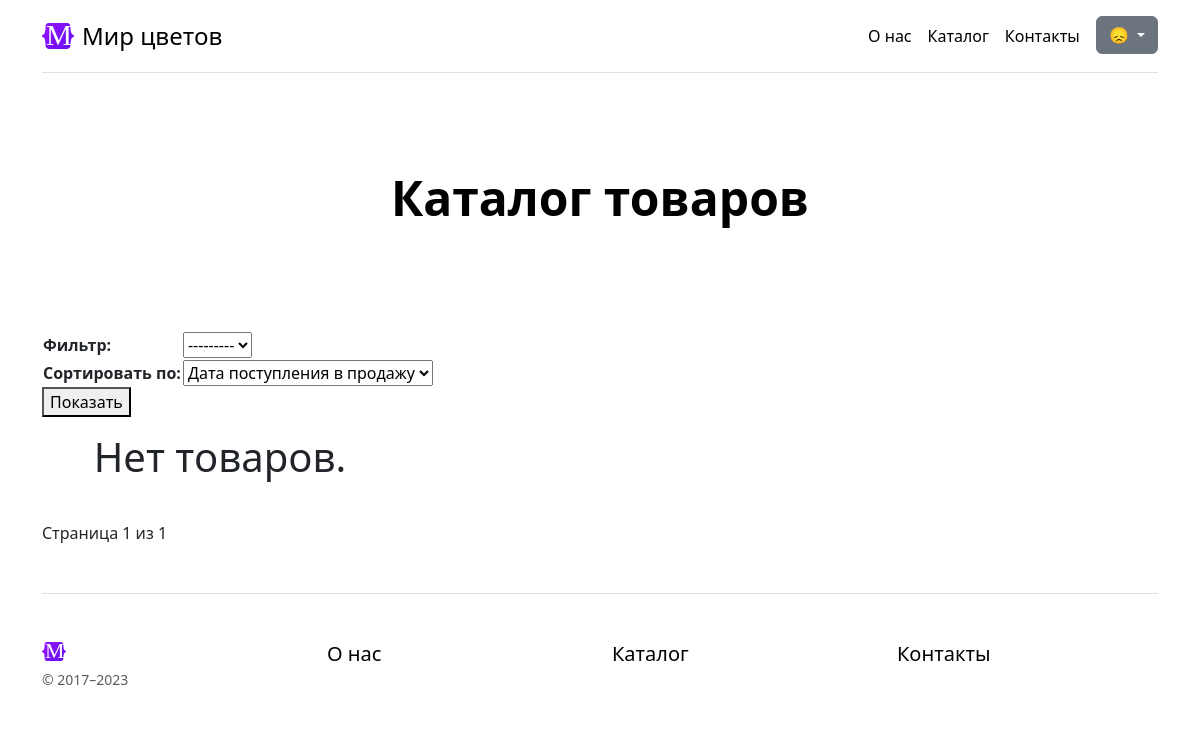
Page /goods/ on the earlier database version.
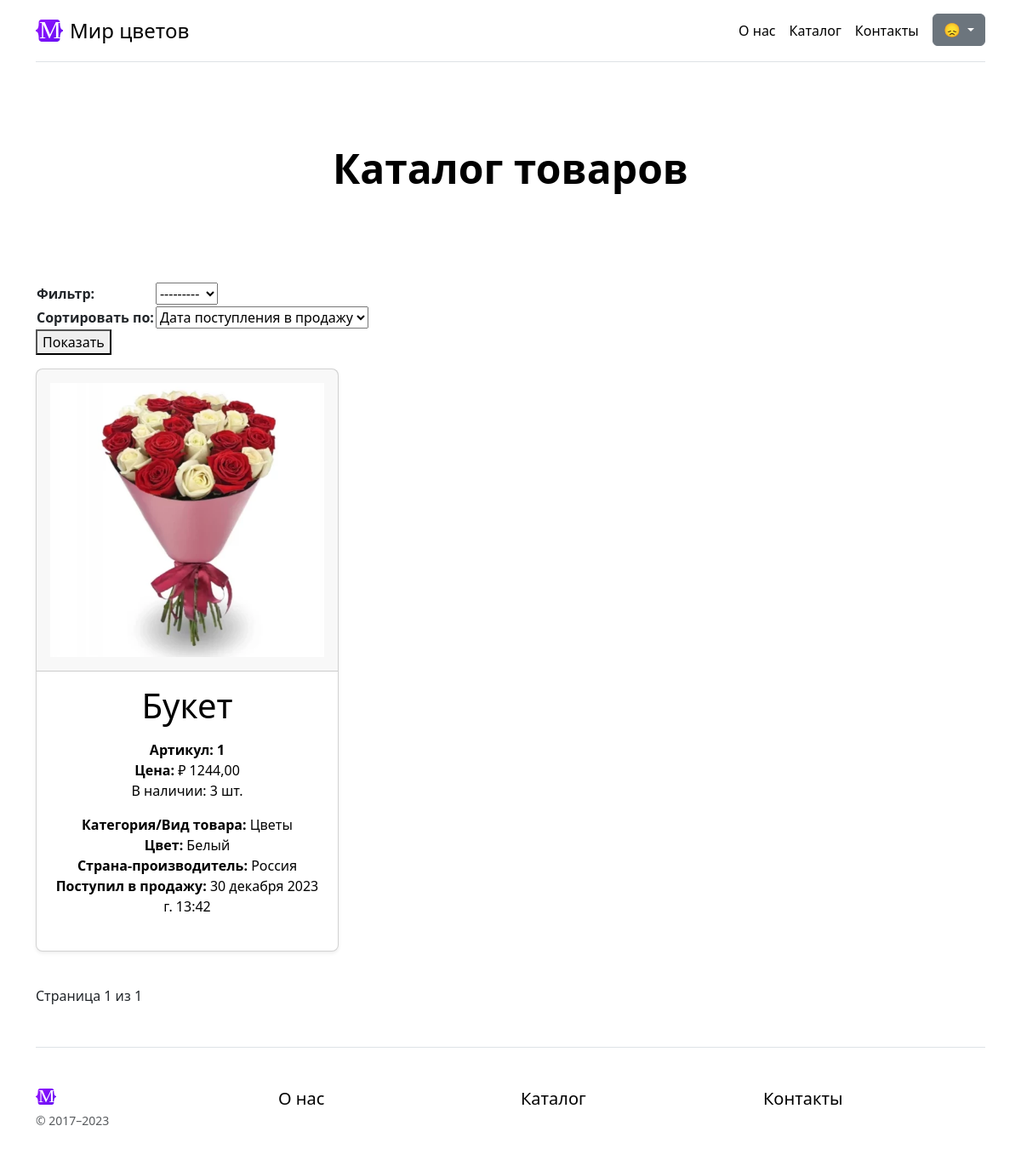
Same page on the later database version.
### goods/models.py (models this page shows)
class Goods(NameMixin, models.Model):
    objects = models.Manager() # По умолчанию. Нужен для админки.
    in_stock = GoodsManager()
    added = models.DateTimeField(auto_now_add=True,
                                 verbose_name="Дата добавления")
    photo = models.ImageField(verbose_name="Фото")
    price = models.DecimalField(max_digits=10,
                                decimal_places=2,
                                verbose_name="Цена")
    origin = models.ForeignKey(
        "Country",
        on_delete=models.CASCADE,
        verbose_name="Страна-производитель",
    )
    color = models.ForeignKey(
        "Color",
        on_delete=models.CASCADE,
        verbose_name="Цвет",
    )
    category = models.ForeignKey(
        "Category",
        on_delete=models.CASCADE,
        verbose_name="Категория / Вид товара",
    )
    stock = models.PositiveIntegerField(default=0, null=False, blank=False, verbose_name="Остаток товара")
    def get_absolute_url(self):
        return reverse('goods-detail', kwargs={"pk": self.id})
    class Meta:
        verbose_name = "Товар"
        verbose_name_plural = "Товары"

class Category(NameMixin, models.Model):
    class Meta:
        verbose_name = "Категория/Вид товара"
        verbose_name_plural = "Категории/Виды товаров"

class Color(NameMixin, models.Model):
    class Meta:
        verbose_name = "Цвет"
        verbose_name_plural = "Цвета"

class Country(NameMixin, models.Model):
    class Meta:
        verbose_name = "Страна"
        verbose_name_plural = "Страны"

### goods/views.py (the view)
# urls.py: path("goods/", GoodsListView.as_view(), name="goods-list"),
class GoodsListView(ListView):
    model = Goods
    paginate_by = 5
    def get_queryset(self):
        category = self.request.GET.get("category")
        order_by = self.request.GET.get("order_by")
        queryset = Goods.in_stock.all()
        if order_by and order_by != "--":
            if order_by == 'price' or order_by == 'added':
                queryset = queryset.order_by("-" + order_by)
            else:
                assert (order_by == 'category' or order_by == 'origin')
                queryset = queryset.order_by(order_by + "__name")
        if category:
            queryset = queryset.filter(category_id=category)
        return queryset
    def get_context_data(self, **kwargs):
        context_data = super().get_context_data(**kwargs)
        if self.request.GET:
            context_data["sort_filter_form"] = GoodsSortFilterForm(self.request.GET)
        else:
            context_data["sort_filter_form"] = GoodsSortFilterForm()
        return context_data

### goods/forms.py
class GoodsSortFilterForm(forms.ModelForm):
    def __init__(self, *args, **kwargs):
        super().__init__(*args, **kwargs)
        self.fields['category'].required = False
    order_by = forms.ChoiceField(choices=get_choices, label="Сортировать по", required=False)
    class Meta:
        model = Goods
        fields = ["category", ]
        labels = {
            "category": "Фильтр"
        }

### general/models.py (called while the page is built)
    def __str__(self):
        return self.name

### goods/forms.py (called while the page is built)
def get_choices():
    choices = [(k, v) for k, v in CHOICES_DICT.items()]
    return choices

### goods/models.py (called while the page is built)
    def get_queryset(self):
        return super().get_queryset().filter(stock__gte=1).order_by("-added")

### goods/templates/goods/goods_list.html (shortened to what this page needs)
{% extends 'general/parts/base.html' %}
{% load static %}
{% block content %}
<main>
    {% include 'general/parts/h.html' with h='Каталог товаров' %}
    <div class="mb-3">
        <form action="{% url 'goods-list' %}">
            <table>
                {{ sort_filter_form.as_table }}
            </table>
            <button>Показать</button>
        </form>
    </div>
    <div class="row row-cols-1 row-cols-md-3 mb-3 text-center">
        {% for object in page_obj %}
        <div class="col">
            <div class="card mb-4 rounded-3 shadow-sm">
                <a class="n-text-decoration-none" href="{{ object.get_absolute_url }}">
                    <div class="card-header py-3">
                        <h4 class="my-0 fw-normal"><img class="w-100" src="{{ object.photo.url }}"
                                                        alt="{{ object.name }}"/></h4>
                    </div>
                    <div class="card-body">
                        <h1 class="card-title pricing-card-title">{{ object.name }}</h1>
                        <ul class="list-unstyled mt-3 mb-4">
                            <li class="card-text fw-bold"><span>Артикул: </span>{{ object.id }}</li>
                            <li><span class="fw-bold">Цена: </span>&#8381; {{ object.price }}</li>
                            <li class="mb-3"><span>В наличии: </span>{{ object.stock }} шт.</li>
                            <li><span class="fw-bold">Категория/Вид товара: </span>{{ object.category }}</li>
                            <li><span class="fw-bold">Цвет: </span>{{ object.color }}</li>
                            <li><span class="fw-bold">Страна-производитель: </span>{{ object.origin }}</li>
                            <li><span class="fw-bold">Поступил в продажу: </span>{{ object.added }}</li>
                        </ul>
                    </div>
                </a>
            </div>
        </div>
        {% empty %}
        <div class="display-6 text-center mb-4">Нет товаров.</div>
        {% endfor %}
    </div>
    {% include 'general/parts/pagination.html' %}
</main>
{% endblock %}

### general/templates/general/parts/base.html (shortened to what this page needs)
{% load static %}
{% include 'general/parts/header.html' %}
{% block content %}
{% endblock %}
{% include 'general/parts/footer.html' %}
{% include 'general/parts/close_body.html' %}

### general/templates/general/parts/header.html (shortened to what this page needs)
{% load static %}
<!doctype html>
<html lang="en" data-bs-theme="auto">
<head>
    <link rel="stylesheet" href="https://cdn.jsdelivr.net/npm/@docsearch/css@3">
    <link href="{% static 'general/css/bootstrap.min.css' %}" rel="stylesheet">
    <link href="{% static 'general/css/style.css' %}" rel="stylesheet">
    <link href="{% static 'general/css/sign-in.css' %}" rel="stylesheet">
</head>
<body>
<div class="container py-3">
    <header>
        <div class="d-flex flex-column flex-md-row align-items-center pb-3 mb-4 border-bottom">
            <a href="/" class="d-flex align-items-center link-body-emphasis text-decoration-none">
                <img id="home-logo" class="home-logo me-2" src="{% static 'companies/img/logo.svg' %}" alt="лого">
                <span class="fs-4">Мир цветов</span>
            </a>
            <nav class="d-inline-flex mt-2 mt-md-0 ms-md-auto">
                <a class="me-3 py-2 link-body-emphasis text-decoration-none" href="{% url 'about' %}">О нас</a>
                <a class="me-3 py-2 link-body-emphasis text-decoration-none" href="{% url 'goods-list' %}">Каталог</a>
                <a class="me-3 py-2 link-body-emphasis text-decoration-none" href="{% url 'contacts' %}">Контакты</a>
                <div class="dropdown">
                    <button class="btn btn-secondary dropdown-toggle" type="button" data-bs-toggle="dropdown"
                            aria-expanded="false" style="{width: 3em}">
                        {% if user.is_authenticated %}&#128522;{% else %}&#128542;{% endif %}
                    </button>
                </div>
            </nav>
        </div>
    </header>

### general/templates/general/parts/h.html
{% load static %}
<div class="px-4 py-5 my-5 text-center">
    <h1 class="display-5 fw-bold text-body-emphasis">{{ h }}</h1>
</div>

### general/templates/general/parts/pagination.html (shortened to what this page needs)
<nav class="pagination">
    <span class="step-links">
        <span class="current">
            Страница {{ page_obj.number }} из {{ page_obj.paginator.num_pages }}
        </span>
    </span>
</nav>

### general/templates/general/parts/footer.html (shortened to what this page needs)
{% load static %}
<footer class="pt-4 my-md-5 pt-md-5 border-top">
    <div class="row">
        <div class="col-12 col-md">
            <img class="mb-2" src="{% static 'companies/img/logo.svg' %}" alt="" width="24" height="19">
            <small class="d-block mb-3 text-body-secondary">&copy; 2017–2023</small>
        </div>
        <div class="col-6 col-md">
            <h5><a class="me-3 py-2 link-body-emphasis text-decoration-none" href="{% url 'about' %}">О нас</a></h5>
        </div>
        <div class="col-6 col-md">
            <h5><a class="me-3 py-2 link-body-emphasis text-decoration-none" href="{% url 'goods-list' %}">Каталог</a></h5>
        </div>
        <div class="col-6 col-md">
            <h5><a class="me-3 py-2 link-body-emphasis text-decoration-none" href="{% url 'contacts' %}">Контакты</a></h5>
        </div>
    </div>
</footer>
</div>

### general/static/general/css/style.css (style rules this page uses)
.home-logo { width: 2em; }
.n-text-decoration-none { color: black; text-decoration: none; }

### general/static/general/css/sign-in.css (style rules this page uses)
html, body { height: 100%; }

Differences in the rows shown:
added Goods: photo (picture), name "Букет", id "1", price "1244,00", stock "3", category "Цветы", color "Белый", origin "Россия", added "30 декабря 2023 г. 13:42"
Other differences:
text no longer shown: "Нет товаров."
